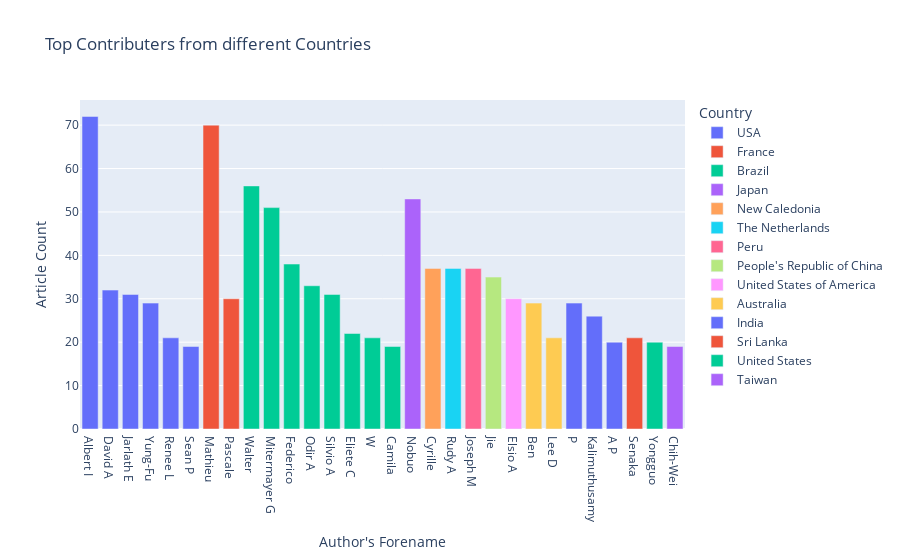

The cell this chart's notebook holds for it:
### Code cell
# plotting graph

plot = px.bar(
    contributions_country.head(30),
    x = 'AuthorForename_x',
    y = 'PMID_x',
    color = 'Country',
    title = 'Top Contributers from different Countries'
)
plot.update_xaxes(title_text = "Author's Forename")
plot.update_yaxes(title_text = 'Article Count')
plot.show()

### Figure 1 — Plotly figure (JSON) as saved in the notebook; plotly's stock layout.template omitted (floating-point values rounded to 4 significant figures)
{"data": [{"alignmentgroup": "True", "hovertemplate": "Country=USA<br>AuthorForename_x=%{x}<br>PMID_x=%{y}<extra></extra>", "legendgroup": "USA", "marker": {"color": "#636efa", "pattern": {"shape": ""}}, "name": "USA", "offsetgroup": "USA", "orientation": "v", "showlegend": true, "textposition": "auto", "type": "bar", "x": ["Albert I", "David A", "Jarlath E", "Yung-Fu", "Renee L", "Sean P"], "xaxis": "x", "y": [72, 32, 31, 29, 21, 19], "yaxis": "y"}, {"alignmentgroup": "True", "hovertemplate": "Country=France<br>AuthorForename_x=%{x}<br>PMID_x=%{y}<extra></extra>", "legendgroup": "France", "marker": {"color": "#EF553B", "pattern": {"shape": ""}}, "name": "France", "offsetgroup": "France", "orientation": "v", "showlegend": true, "textposition": "auto", "type": "bar", "x": ["Mathieu", "Pascale"], "xaxis": "x", "y": [70, 30], "yaxis": "y"}, {"alignmentgroup": "True", "hovertemplate": "Country=Brazil<br>AuthorForename_x=%{x}<br>PMID_x=%{y}<extra></extra>", "legendgroup": "Brazil", "marker": {"color": "#00cc96", "pattern": {"shape": ""}}, "name": "Brazil", "offsetgroup": "Brazil", "orientation": "v", "showlegend": true, "textposition": "auto", "type": "bar", "x": ["Walter", "Mitermayer G", "Federico", "Odir A", "Silvio A", "Eliete C", "W", "Camila"], "xaxis": "x", "y": [56, 51, 38, 33, 31, 22, 21, 19], "yaxis": "y"}, {"alignmentgroup": "True", "hovertemplate": "Country=Japan<br>AuthorForename_x=%{x}<br>PMID_x=%{y}<extra></extra>", "legendgroup": "Japan", "marker": {"color": "#ab63fa", "pattern": {"shape": ""}}, "name": "Japan", "offsetgroup": "Japan", "orientation": "v", "showlegend": true, "textposition": "auto", "type": "bar", "x": ["Nobuo"], "xaxis": "x", "y": [53], "yaxis": "y"}, {"alignmentgroup": "True", "hovertemplate": "Country=New Caledonia<br>AuthorForename_x=%{x}<br>PMID_x=%{y}<extra></extra>", "legendgroup": "New Caledonia", "marker": {"color": "#FFA15A", "pattern": {"shape": ""}}, "name": "New Caledonia", "offsetgroup": "New Caledonia", "orientation": "v", "showlegend": true, "textposition": "auto", "type": "bar", "x": ["Cyrille"], "xaxis": "x", "y": [37], "yaxis": "y"}, {"alignmentgroup": "True", "hovertemplate": "Country=The Netherlands<br>AuthorForename_x=%{x}<br>PMID_x=%{y}<extra></extra>", "legendgroup": "The Netherlands", "marker": {"color": "#19d3f3", "pattern": {"shape": ""}}, "name": "The Netherlands", "offsetgroup": "The Netherlands", "orientation": "v", "showlegend": true, "textposition": "auto", "type": "bar", "x": ["Rudy A"], "xaxis": "x", "y": [37], "yaxis": "y"}, {"alignmentgroup": "True", "hovertemplate": "Country=Peru<br>AuthorForename_x=%{x}<br>PMID_x=%{y}<extra></extra>", "legendgroup": "Peru", "marker": {"color": "#FF6692", "pattern": {"shape": ""}}, "name": "Peru", "offsetgroup": "Peru", "orientation": "v", "showlegend": true, "textposition": "auto", "type": "bar", "x": ["Joseph M"], "xaxis": "x", "y": [37], "yaxis": "y"}, {"alignmentgroup": "True", "hovertemplate": "Country=People's Republic of China<br>AuthorForename_x=%{x}<br>PMID_x=%{y}<extra></extra>", "legendgroup": "People's Republic of China", "marker": {"color": "#B6E880", "pattern": {"shape": ""}}, "name": "People's Republic of China", "offsetgroup": "People's Republic of China", "orientation": "v", "showlegend": true, "textposition": "auto", "type": "bar", "x": ["Jie"], "xaxis": "x", "y": [35], "yaxis": "y"}, {"alignmentgroup": "True", "hovertemplate": "Country=United States of America<br>AuthorForename_x=%{x}<br>PMID_x=%{y}<extra></extra>", "legendgroup": "United States of America", "marker": {"color": "#FF97FF", "pattern": {"shape": ""}}, "name": "United States of America", "offsetgroup": "United States of America", "orientation": "v", "showlegend": true, "textposition": "auto", "type": "bar", "x": ["Elsio A"], "xaxis": "x", "y": [30], "yaxis": "y"}, {"alignmentgroup": "True", "hovertemplate": "Country=Australia<br>AuthorForename_x=%{x}<br>PMID_x=%{y}<extra></extra>", "legendgroup": "Australia", "marker": {"color": "#FECB52", "pattern": {"shape": ""}}, "name": "Australia", "offsetgroup": "Australia", "orientation": "v", "showlegend": true, "textposition": "auto", "type": "bar", "x": ["Ben", "Lee D"], "xaxis": "x", "y": [29, 21], "yaxis": "y"}, {"alignmentgroup": "True", "hovertemplate": "Country=India<br>AuthorForename_x=%{x}<br>PMID_x=%{y}<extra></extra>", "legendgroup": "India", "marker": {"color": "#636efa", "pattern": {"shape": ""}}, "name": "India", "offsetgroup": "India", "orientation": "v", "showlegend": true, "textposition": "auto", "type": "bar", "x": ["P", "Kalimuthusamy", "A P"], "xaxis": "x", "y": [29, 26, 20], "yaxis": "y"}, {"alignmentgroup": "True", "hovertemplate": "Country=Sri Lanka<br>AuthorForename_x=%{x}<br>PMID_x=%{y}<extra></extra>", "legendgroup": "Sri Lanka", "marker": {"color": "#EF553B", "pattern": {"shape": ""}}, "name": "Sri Lanka", "offsetgroup": "Sri Lanka", "orientation": "v", "showlegend": true, "textposition": "auto", "type": "bar", "x": ["Senaka"], "xaxis": "x", "y": [21], "yaxis": "y"}, {"alignmentgroup": "True", "hovertemplate": "Country=United States<br>AuthorForename_x=%{x}<br>PMID_x=%{y}<extra></extra>", "legendgroup": "United States", "marker": {"color": "#00cc96", "pattern": {"shape": ""}}, "name": "United States", "offsetgroup": "United States", "orientation": "v", "showlegend": true, "textposition": "auto", "type": "bar", "x": ["Yongguo"], "xaxis": "x", "y": [20], "yaxis": "y"}, {"alignmentgroup": "True", "hovertemplate": "Country=Taiwan<br>AuthorForename_x=%{x}<br>PMID_x=%{y}<extra></extra>", "legendgroup": "Taiwan", "marker": {"color": "#ab63fa", "pattern": {"shape": ""}}, "name": "Taiwan", "offsetgroup": "Taiwan", "orientation": "v", "showlegend": true, "textposition": "auto", "type": "bar", "x": ["Chih-Wei"], "xaxis": "x", "y": [19], "yaxis": "y"}], "layout": {"barmode": "relative", "legend": {"title": {"text": "Country"}, "tracegroupgap": 0}, "title": {"text": "Top Contributers from different Countries"}, "xaxis": {"anchor": "y", "domain": [0, 1], "title": {"text": "Author's Forename"}}, "yaxis": {"anchor": "x", "domain": [0, 1], "title": {"text": "Article Count"}}}}
